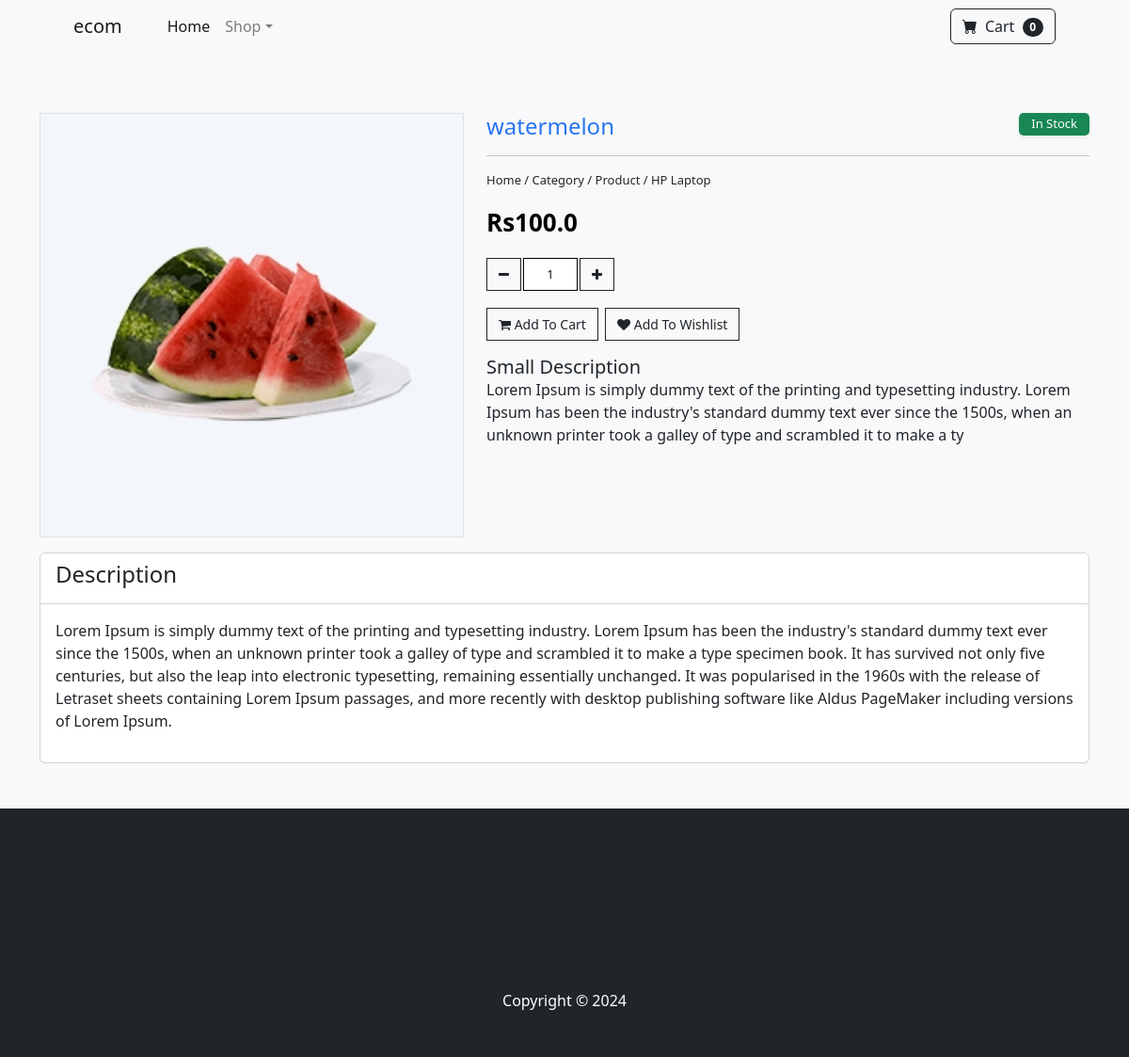
/product/2 (signed in), run on the app's committed database.
### account/models.py (models this page shows, shortened)
class User(AbstractUser):
    email = models.EmailField(unique =  True)
    username = models.CharField(max_length=225)
    bio = models.CharField(max_length=100,null=True,blank=True)
    profile_pic = models.ImageField(upload_to='account/images/',null=True,blank=True)
    USERNAME_FIELD = "email"
    REQUIRED_FIELDS = ['username']

### store/models.py (models this page shows, shortened)
class Product(models.Model):
	name = models.CharField(max_length=200)
	price = models.FloatField()
	digital = models.BooleanField(default=False,null=True, blank=True)
	image = models.ImageField(null=True, blank=True,upload_to='images/product')

### store/views.py (the view)
# urls.py: path('product/<int:id>',views.product,name='product')
def product(request,id):
    product_view = Product.objects.get(id=id)
    context={
        'product_view':product_view
    }
    return render(request,'product/product.html',context)

### Templates/product/product.html (shortened to what this page needs)
{% extends 'index.html' %}
{% block content %}
{% load static %}
<div class="py-3 py-md-5 bg-light">
    <div class="container">
        <div class="row">
            <div class="col-md-5 mt-3">
                <div class="bg-white border">
                    <img src="{{ product_view.image.url }}" class="w-100" alt="Img">
                </div>
            </div>
            <div class="col-md-7 mt-3">
                <div class="product-view">
                    <h4 class="product-name">
                        {{ product_view.name }}
                        <label class="label-stock bg-success">In Stock</label>
                    </h4>
                    <hr>
                    <p class="product-path">
                        Home / Category / Product / HP Laptop
                    </p>
                    <div>
                        <span class="selling-price">Rs{{ product_view.price }}</span>
                    </div>
                    <div class="mt-2">
                        <div class="input-group">
                            <span class="btn btn1"><i class="fa fa-minus"></i></span>
                            <input type="text" value="1" class="input-quantity" />
                            <span class="btn btn1"><i class="fa fa-plus"></i></span>
                        </div>
                    </div>
                    <div class="mt-2">
                        <a href="" class="btn btn1"> <i class="fa fa-shopping-cart"></i> Add To Cart</a>
                        <a href="" class="btn btn1"> <i class="fa fa-heart"></i> Add To Wishlist </a>
                    </div>
                    <div class="mt-3">
                        <h5 class="mb-0">Small Description</h5>
                        <p>
                            Lorem Ipsum is simply dummy text of the printing and typesetting industry. Lorem Ipsum has been the industry's standard dummy text ever since the 1500s, when an unknown printer took a galley of type and scrambled it to make a ty
                        </p>
                    </div>
                </div>
            </div>
        </div>
        <div class="row">
            <div class="col-md-12 mt-3">
                <div class="card">
                    <div class="card-header bg-white">
                        <h4>Description</h4>
                    </div>
                    <div class="card-body">
                        <p>
                            Lorem Ipsum is simply dummy text of the printing and typesetting industry. Lorem Ipsum has been the industry's standard dummy text ever since the 1500s, when an unknown printer took a galley of type and scrambled it to make a type specimen book. It has survived not only five centuries, but also the leap into electronic typesetting, remaining essentially unchanged. It was popularised in the 1960s with the release of Letraset sheets containing Lorem Ipsum passages, and more recently with desktop publishing software like Aldus PageMaker including versions of Lorem Ipsum.
                        </p>
                    </div>
                </div>
            </div>
        </div>
    </div>
</div>
{% endblock %}

### Templates/index.html (shortened to what this page needs)
<!DOCTYPE html>
<html lang="en">
    {% load static %}
    <head>
        <link href="https://cdn.jsdelivr.net/npm/bootstrap-icons@1.5.0/font/bootstrap-icons.css" rel="stylesheet" />
        <link rel="stylesheet" href="https://stackpath.bootstrapcdn.com/bootstrap/4.4.1/css/bootstrap.min.css">
        <link href="{% static 'css/styles.css' %}" rel="stylesheet" />
        <link rel="stylesheet" href="https://cdnjs.cloudflare.com/ajax/libs/font-awesome/4.7.0/css/font-awesome.min.css">
        <link href="https://stackpath.bootstrapcdn.com/font-awesome/4.7.0/css/font-awesome.min.css" rel="stylesheet">
    <link href="https://cdn.jsdelivr.net/npm/bootstrap@5.2.0-beta1/dist/css/bootstrap.min.css" rel="stylesheet">
    <link rel="stylesheet" href="{% static 'css/product.css' %}">
    </head>
    <body>
        <nav class="navbar navbar-expand-lg navbar-light bg-light">
            <div class="container px-4 px-lg-5">
                <a class="navbar-brand" href="{% url 'index' %}">{{ user.username }}</a>
                <div class="collapse navbar-collapse" id="navbarSupportedContent">
                    <ul class="navbar-nav me-auto mb-2 mb-lg-0 ms-lg-4">
                        <li class="nav-item"><a class="nav-link active" aria-current="page" href="{% url 'index' %}">Home</a></li>
                        <li class="nav-item dropdown">
                            <a class="nav-link dropdown-toggle" id="navbarDropdown" href="#" role="button" data-bs-toggle="dropdown" aria-expanded="false">Shop</a>
                        </li>
                    </ul>
                    <form class="d-flex">
                        <button class="btn btn-outline-dark" type="submit">
                            <i class="bi-cart-fill me-1"></i>
                            Cart
                            <span class="badge bg-dark text-white ms-1 rounded-pill">0</span>
                        </button>
                    </form>
                </div>
            </div>
        </nav>
     {% block content %}
     {% endblock %}
        <section class="py-5 bg-dark">
        </section>
        <footer class="py-5 bg-dark">
            <div class="container"><p class="m-0 text-center text-white">Copyright &copy;  2024</p></div>
        </footer>
    </body>
</html>

### static/css/product.css (style rules this page uses)
.product-view .product-name { font-size: 24px; color: #2874f0; }
.product-view .product-name .label-stock { font-size: 13px; padding: 4px 13px; border-radius: 5px; color: #fff; box-shadow: 0 0.125rem 0.25rem rgb(0 0 0 / 8%); float: right; }
.product-view .product-path { font-size: 13px; font-weight: 500; color: #252525; margin-bottom: 16px; }
.product-view .selling-price { font-size: 26px; color: #000; font-weight: 600; margin-right: 8px; }
.product-view .btn1 { border: 1px solid; margin-right: 3px; border-radius: 0px; font-size: 14px; margin-top: 10px; }
.product-view .input-quantity { border: 1px solid #000; margin-right: 3px; font-size: 12px; margin-top: 10px; width: 58px; outline: none; text-align: center; }

### data on the page
User: username "ecom"
Product: image (picture), name "watermelon", price "100.0"
